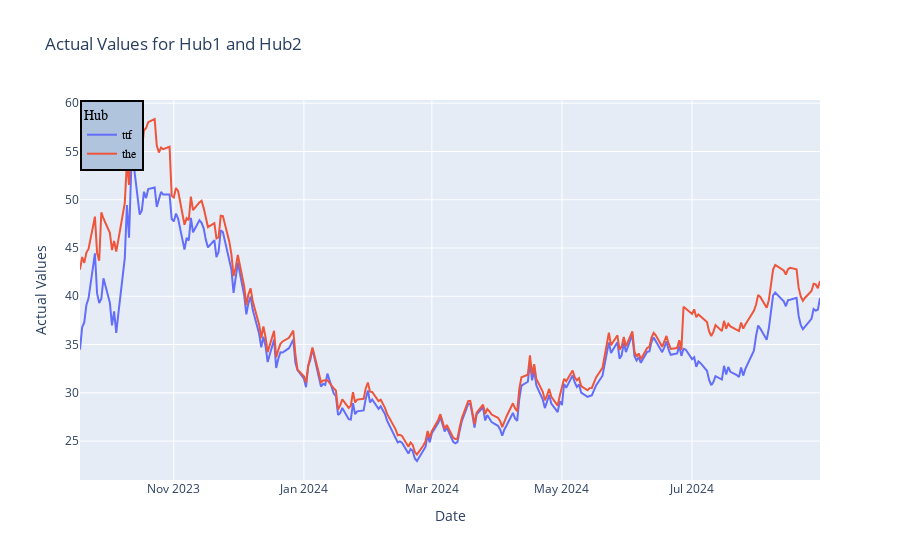

Source (notebook cell):
### Code cell
fig = px.line(
    actuals,
    x=actuals.index,
    y=[hub1_name, hub2_name],
    labels={'x': 'Date', 'value': 'Actual Values', 'variable': 'Hub'},
    title='Actual Values for Hub1 and Hub2'
)

fig.update_layout(
    legend_title_text='Hub',
    legend=dict(
        x=0,
        y=1,
        traceorder='normal',
        font=dict(
            family='sans-serif',
            size=12,
            color='black'
        ),
        bgcolor='LightSteelBlue',
        bordercolor='Black',
        borderwidth=2
    )
)

fig.show()

### Figure 1 — Plotly figure (JSON) as saved in the notebook; plotly's stock layout.template omitted (floating-point values rounded to 4 significant figures; data arrays with more than 128 entries replaced by an {"elided": "..."} marker saying what was removed)
{"data": [{"hovertemplate": "Hub=ttf<br>Date=%{x}<br>Actual Values=%{y}<extra></extra>", "legendgroup": "ttf", "line": {"color": "#636efa", "dash": "solid"}, "marker": {"symbol": "circle"}, "mode": "lines", "name": "ttf", "orientation": "v", "showlegend": true, "type": "scatter", "x": {"elided": "250 str values"}, "xaxis": "x", "y": {"elided": "250 float values"}, "yaxis": "y"}, {"hovertemplate": "Hub=the<br>Date=%{x}<br>Actual Values=%{y}<extra></extra>", "legendgroup": "the", "line": {"color": "#EF553B", "dash": "solid"}, "marker": {"symbol": "circle"}, "mode": "lines", "name": "the", "orientation": "v", "showlegend": true, "type": "scatter", "x": {"elided": "250 str values"}, "xaxis": "x", "y": {"elided": "250 float values"}, "yaxis": "y"}], "layout": {"legend": {"bgcolor": "LightSteelBlue", "bordercolor": "Black", "borderwidth": 2, "font": {"color": "black", "family": "sans-serif", "size": 12}, "title": {"text": "Hub"}, "tracegroupgap": 0, "traceorder": "normal", "x": 0, "y": 1}, "title": {"text": "Actual Values for Hub1 and Hub2"}, "xaxis": {"anchor": "y", "domain": [0, 1], "title": {"text": "Date"}}, "yaxis": {"anchor": "x", "domain": [0, 1], "title": {"text": "Actual Values"}}}}
